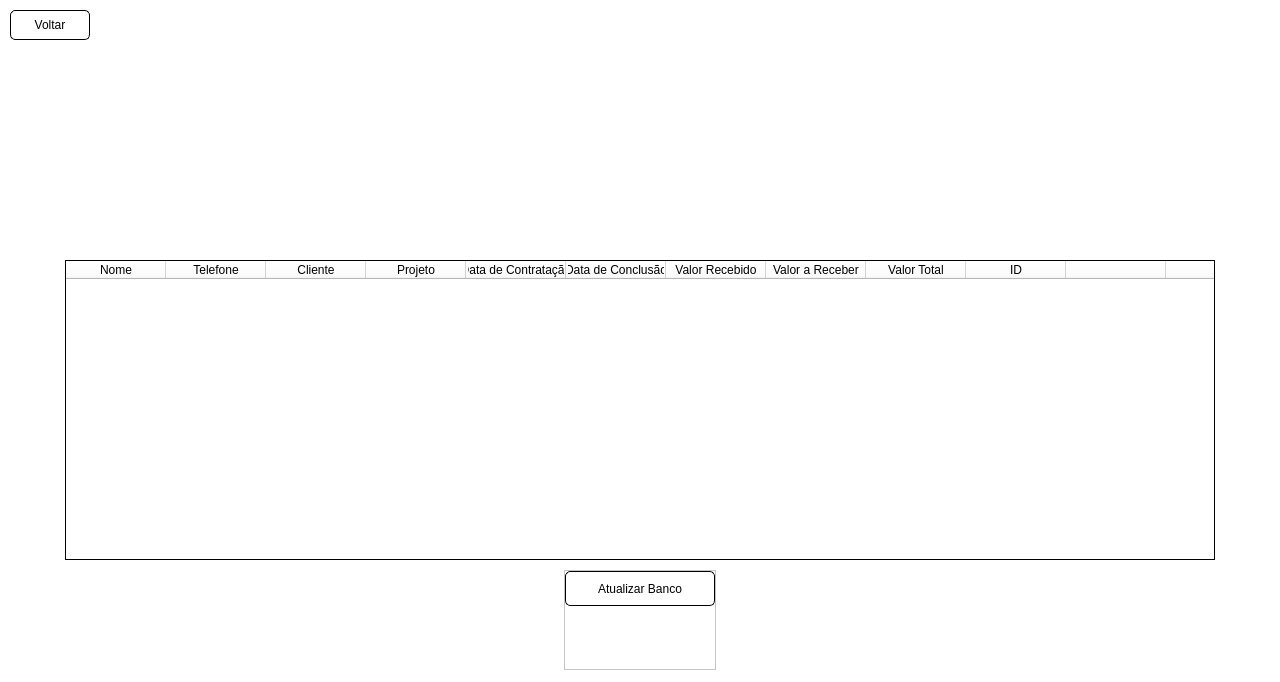
<?xml version="1.0" encoding="UTF-8"?>
<ui version="4.0">
 <class>MainWindow</class>
 <widget class="QMainWindow" name="MainWindow">
  <property name="enabled">
   <bool>true</bool>
  </property>
  <property name="geometry">
   <rect>
    <x>0</x>
    <y>0</y>
    <width>1280</width>
    <height>682</height>
   </rect>
  </property>
  <property name="windowTitle">
   <string>MainWindow</string>
  </property>
  <property name="layoutDirection">
   <enum>Qt::LeftToRight</enum>
  </property>
  <property name="styleSheet">
   <string notr="true">background-color: rgb(255, 255, 255);</string>
  </property>
  <property name="tabShape">
   <enum>QTabWidget::Rounded</enum>
  </property>
  <widget class="QWidget" name="centralwidget">
   <layout class="QVBoxLayout" name="verticalLayout">
    <property name="spacing">
     <number>10</number>
    </property>
    <property name="leftMargin">
     <number>10</number>
    </property>
    <property name="topMargin">
     <number>10</number>
    </property>
    <property name="rightMargin">
     <number>10</number>
    </property>
    <property name="bottomMargin">
     <number>10</number>
    </property>
    <item>
     <widget class="QPushButton" name="btn_voltar">
      <property name="minimumSize">
       <size>
        <width>80</width>
        <height>30</height>
       </size>
      </property>
      <property name="maximumSize">
       <size>
        <width>80</width>
        <height>30</height>
       </size>
      </property>
      <property name="cursor">
       <cursorShape>PointingHandCursor</cursorShape>
      </property>
      <property name="styleSheet">
       <string notr="true">QPushButton {
	background-color: #ffffff;
	border: 1px solid black;
	border-radius: 5px;
}

QPushButton:hover {
	background-color: rgb(223, 223, 223);
	border: 1px solid black;
	border-radius: 5px;
}

QPushButton:pressed {
	background-color: rgb(200, 200, 200);
	border: 1px solid black;
	border-radius: 5px;
}</string>
      </property>
      <property name="text">
       <string>Voltar</string>
      </property>
     </widget>
    </item>
    <item alignment="Qt::AlignHCenter|Qt::AlignTop">
     <widget class="QLabel" name="label">
      <property name="minimumSize">
       <size>
        <width>500</width>
        <height>200</height>
       </size>
      </property>
      <property name="maximumSize">
       <size>
        <width>500</width>
        <height>200</height>
       </size>
      </property>
      <property name="text">
       <string/>
      </property>
      <property name="pixmap">
       <pixmap>assets/logo.jpeg</pixmap>
      </property>
      <property name="scaledContents">
       <bool>false</bool>
      </property>
      <property name="alignment">
       <set>Qt::AlignCenter</set>
      </property>
      <property name="wordWrap">
       <bool>false</bool>
      </property>
     </widget>
    </item>
    <item alignment="Qt::AlignHCenter">
     <widget class="QTableWidget" name="tableWidget">
      <property name="sizePolicy">
       <sizepolicy hsizetype="Maximum" vsizetype="Expanding">
        <horstretch>0</horstretch>
        <verstretch>0</verstretch>
       </sizepolicy>
      </property>
      <property name="minimumSize">
       <size>
        <width>1000</width>
        <height>300</height>
       </size>
      </property>
      <property name="maximumSize">
       <size>
        <width>1150</width>
        <height>300</height>
       </size>
      </property>
      <property name="frameShape">
       <enum>QFrame::Box</enum>
      </property>
      <property name="frameShadow">
       <enum>QFrame::Plain</enum>
      </property>
      <property name="verticalScrollBarPolicy">
       <enum>Qt::ScrollBarAsNeeded</enum>
      </property>
      <property name="horizontalScrollBarPolicy">
       <enum>Qt::ScrollBarAlwaysOff</enum>
      </property>
      <property name="sizeAdjustPolicy">
       <enum>QAbstractScrollArea::AdjustToContents</enum>
      </property>
      <property name="alternatingRowColors">
       <bool>true</bool>
      </property>
      <property name="selectionMode">
       <enum>QAbstractItemView::NoSelection</enum>
      </property>
      <property name="gridStyle">
       <enum>Qt::SolidLine</enum>
      </property>
      <property name="sortingEnabled">
       <bool>false</bool>
      </property>
      <attribute name="horizontalHeaderVisible">
       <bool>true</bool>
      </attribute>
      <attribute name="horizontalHeaderCascadingSectionResizes">
       <bool>false</bool>
      </attribute>
      <attribute name="horizontalHeaderDefaultSectionSize">
       <number>100</number>
      </attribute>
      <attribute name="horizontalHeaderHighlightSections">
       <bool>true</bool>
      </attribute>
      <attribute name="horizontalHeaderStretchLastSection">
       <bool>false</bool>
      </attribute>
      <attribute name="verticalHeaderVisible">
       <bool>true</bool>
      </attribute>
      <attribute name="verticalHeaderStretchLastSection">
       <bool>false</bool>
      </attribute>
      <column>
       <property name="text">
        <string>Nome</string>
       </property>
      </column>
      <column>
       <property name="text">
        <string>Telefone</string>
       </property>
      </column>
      <column>
       <property name="text">
        <string>Cliente</string>
       </property>
       <property name="textAlignment">
        <set>AlignCenter</set>
       </property>
      </column>
      <column>
       <property name="text">
        <string>Projeto</string>
       </property>
       <property name="textAlignment">
        <set>AlignCenter</set>
       </property>
      </column>
      <column>
       <property name="text">
        <string>Data de Contratação</string>
       </property>
      </column>
      <column>
       <property name="text">
        <string>Data de Conclusão</string>
       </property>
      </column>
      <column>
       <property name="text">
        <string>Valor Recebido</string>
       </property>
      </column>
      <column>
       <property name="text">
        <string>Valor a Receber</string>
       </property>
      </column>
      <column>
       <property name="text">
        <string>Valor Total</string>
       </property>
      </column>
      <column>
       <property name="text">
        <string>ID</string>
       </property>
      </column>
      <column>
       <property name="text">
        <string/>
       </property>
      </column>
      <column>
       <property name="text">
        <string/>
       </property>
      </column>
      <column>
       <property name="text">
        <string/>
       </property>
      </column>
     </widget>
    </item>
    <item alignment="Qt::AlignHCenter|Qt::AlignTop">
     <widget class="QFrame" name="frame">
      <property name="minimumSize">
       <size>
        <width>0</width>
        <height>100</height>
       </size>
      </property>
      <property name="frameShape">
       <enum>QFrame::StyledPanel</enum>
      </property>
      <property name="frameShadow">
       <enum>QFrame::Raised</enum>
      </property>
      <layout class="QVBoxLayout" name="verticalLayout_2">
       <property name="spacing">
        <number>0</number>
       </property>
       <property name="leftMargin">
        <number>0</number>
       </property>
       <property name="topMargin">
        <number>0</number>
       </property>
       <property name="rightMargin">
        <number>0</number>
       </property>
       <property name="bottomMargin">
        <number>20</number>
       </property>
       <item alignment="Qt::AlignTop">
        <widget class="QPushButton" name="btn_reload">
         <property name="minimumSize">
          <size>
           <width>150</width>
           <height>35</height>
          </size>
         </property>
         <property name="maximumSize">
          <size>
           <width>200</width>
           <height>35</height>
          </size>
         </property>
         <property name="cursor">
          <cursorShape>PointingHandCursor</cursorShape>
         </property>
         <property name="styleSheet">
          <string notr="true">QPushButton {
	background-color: #ffffff;
	border: 1px solid black;
	border-radius: 5px;
}

QPushButton:hover {
	background-color: rgb(223, 223, 223);
	border: 1px solid black;
	border-radius: 5px;
}

QPushButton:pressed {
	background-color: rgb(200, 200, 200);
	border: 1px solid black;
	border-radius: 5px;
}</string>
         </property>
         <property name="text">
          <string>Atualizar Banco</string>
         </property>
        </widget>
       </item>
      </layout>
     </widget>
    </item>
   </layout>
  </widget>
 </widget>
 <resources>
  <include location="src.qrc"/>
 </resources>
 <connections/>
</ui>
